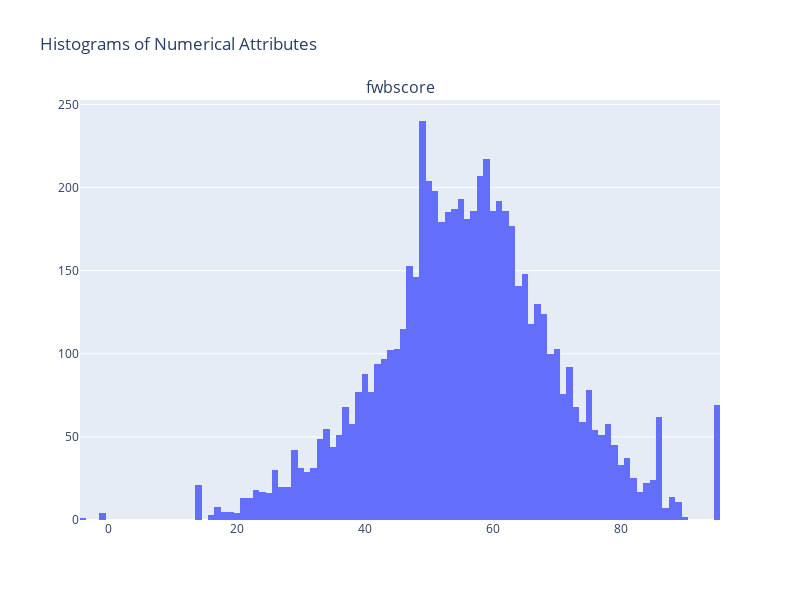

The notebook cell saved with this chart:
### Code cell
univariate_eda_numerical(df, num_attribs)

### Figure 1 — Plotly figure (JSON) as saved in the notebook; plotly's stock layout.template omitted (floating-point values rounded to 4 significant figures; data arrays with more than 128 entries replaced by an {"elided": "..."} marker saying what was removed)
{"data": [{"name": "fwbscore", "type": "histogram", "x": {"elided": "6394 int values"}, "xaxis": "x", "yaxis": "y"}], "layout": {"annotations": [{"font": {"size": 16}, "showarrow": false, "text": "fwbscore", "x": 0.5, "xanchor": "center", "xref": "paper", "y": 1, "yanchor": "bottom", "yref": "paper"}], "height": 600, "title": {"text": "Histograms of Numerical Attributes"}, "width": 800, "xaxis": {"anchor": "y", "domain": [0, 1]}, "yaxis": {"anchor": "x", "domain": [0, 1]}}}
